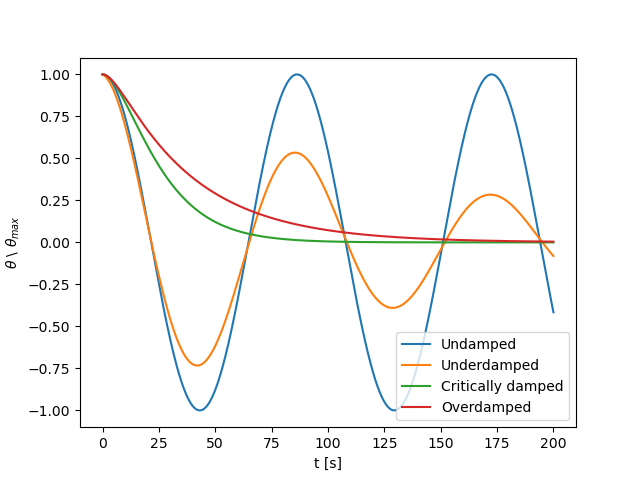

Python code for this plot:

import numpy as np 
import matplotlib.pyplot as plt
time = 400 #s
t=np.linspace(0,time,3000);

kappa = 2.5839284154826904e-06
I = 0.000487121
omega_0 = np.sqrt(kappa/I)

theta_max = 1
vo=0; 
x0=theta_max

# undamped
xi = 0.0
# tao = 1/(xi*omega_0)

a=x0;
xt=a*np.cos(omega_0*t);
plt.plot(t,xt)


# underdamped
xi = 0.15
tao = 1/(xi*omega_0)

a=x0;
omega = omega_0*np.sqrt(1-xi**2)
xt=a*(np.exp(-t/tao))*np.cos(omega*t);
plt.plot(t,xt)



# critical
xi = 1.0
tao = 1/(xi*omega_0)
 
a=x0;
b=x0/tao;
xt=(a+b*t)*(np.exp(-t/tao));
plt.plot(t,xt)




# overdamped
xi = 1.5
tao = 1/(xi*omega_0)
xi_1 = xi/np.sqrt(xi**2-1)
a = (1-xi_1)
a_exp = 1+1/xi_1
b = (1+xi_1)
b_exp = 1-1/xi_1

xt=x0/2*(a*np.exp(-t/tao*a_exp)+b*np.exp(-t/tao*b_exp))
plt.plot(t,xt)


plt.ylabel(r'$\theta$ \ $\theta_{max}$')
plt.xlabel ('t [s]')
plt.legend(['Undamped','Underdamped','Critically damped','Overdamped'])

plt.savefig('damp.png')
# 